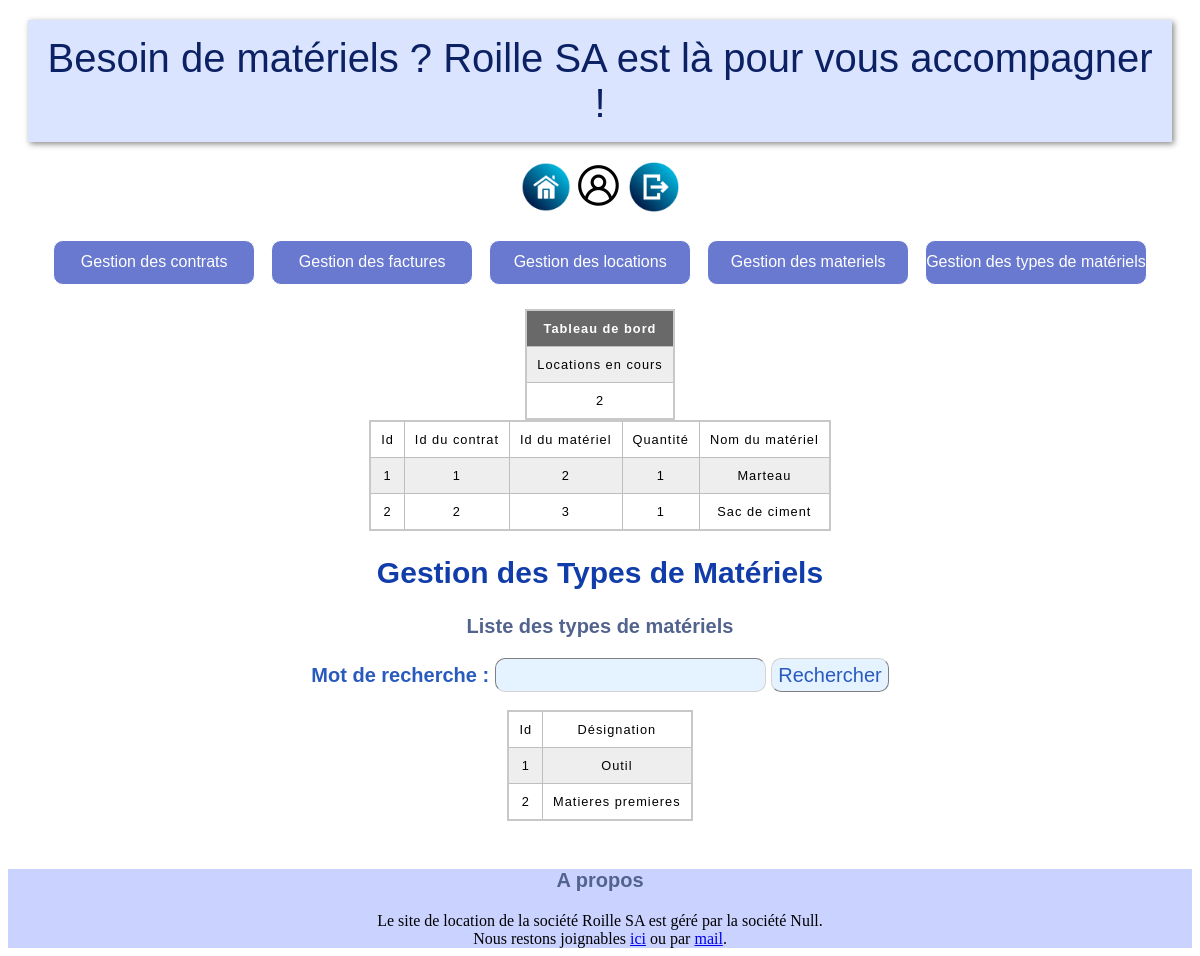
The page /index.php?page=admin&tab=typeMats (signed in) on the database its author committed.
### tables this page shows
create table typeMat(
	idTM int(4) not null auto_increment,
	designation varchar(25),
	primary key (idTM)
);

### controleur/config_bdd.php (called while the page is built)
<?php
    $serveur = "localhost";
    $bdd = "roille_sa";
    $user = "root";
    $mdp = "";
?>

### modele/modele.class.php (called while the page is built, shortened)
<?php
class Controleur
{
    private $unPdo, $uneTable;
    public function __construct($serveur, $bdd, $user, $mdp){
        $this->unPdo= null;
        try {
            $this->unPdo = new PDO("mysql:host=".$serveur.";dbname=".$bdd, $user, $mdp);
        } catch (PDOException $exp) {
            echo "Erreur de connexion : " . $exp ->getMessage();
        }
    }
    public function selectAll()
    {
        $requete = "select * from " . $this->uneTable . ";";
        $select = $this->unPdo->prepare($requete);
        $select->execute();
        return $select->fetchAll();
    }
    public function setTable($uneTable)
    {
        $this->uneTable = $uneTable;
    }
}
?>

### vue/vue_les_typeMats.php (the view, shortened to what this page needs)
<h3>Liste des types de matériels</h3>
<form method="post" action="">
    Mot de recherche : <input type="text" name="mot">
    <input type="submit" name="Rechercher" value="Rechercher">
</form>
<br>
<table border="1">
    <tr>
        <td> Id </td>
        <td> Désignation </td>
    </tr>
    <?php
        foreach ($lesTypeMats as $unTypeMat) {
            echo "<tr>";
            echo "  <td>" . $unTypeMat['idTM'] . "</td>
                    <td>" . $unTypeMat['designation'] . "</td>
                ";
            echo "</tr>";
        }
    ?>
</table>
<br>

### style/style.css (style rules this page uses)
h3 { color: #52638d; font-family:Arial, sans-serif; font-size: 20px; font-weight: bold; animation: myAnim 1s ease 0s 1 normal forwards; }
input, select { background-color: #E5F2FF; color: #295bbf; font-family:Arial, sans-serif; border-radius: 10px; border-width: 1px; line-height: 30px; font-size: 20px; border-color: lightgray; }
form { color: #295bbf; font-family:Arial, sans-serif; font-size: 20px; font-weight: bold; animation: myAnim 1s ease 0s 1 normal forwards; }
td, th { border: 1px solid rgb(190, 190, 190); padding: 10px; }
td { text-align: center; font-family:Arial, sans-serif; }
tr:nth-child(even) { background-color: #eee; font-family:Arial, sans-serif; }
table { border-collapse: collapse; border: 2px solid rgb(200, 200, 200); letter-spacing: 1px; font-family:Arial,sans-serif; font-size: .8rem; animation: myAnim 1s ease 0s 1 normal forwards; }

### rows shown on the page
typemat: idTM "1", designation "Outil"
typemat: idTM "2", designation "Matieres premieres"

### other values the page prints
$nbContrat['nb'] "2"
$uneLocation['idL'] "1"
$uneLocation['idCo'] "1"
$uneLocation['idM'] "2"
$uneLocation['qtM'] "1"
$uneLocation['nomM'] "Marteau"
$uneLocation['idL'] "2"
$uneLocation['idCo'] "2"
$uneLocation['idM'] "3"
$uneLocation['nomM'] "Sac de ciment"
